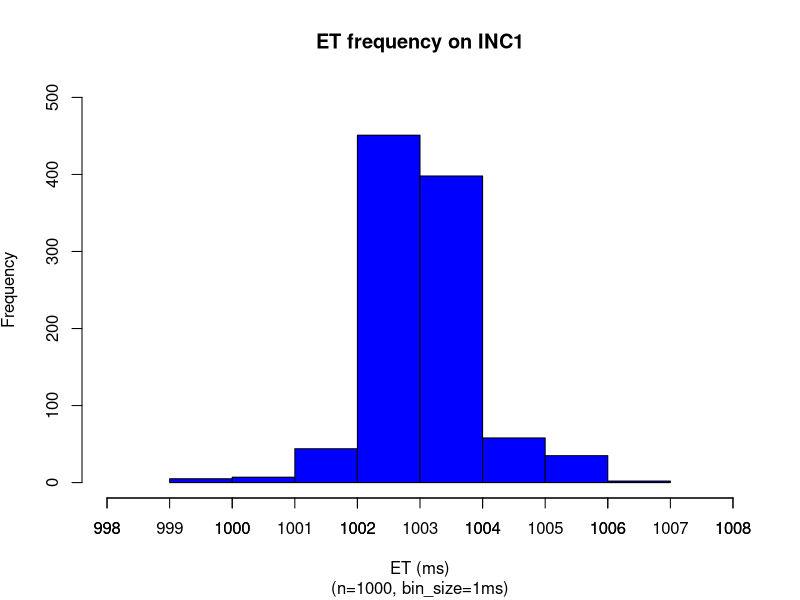
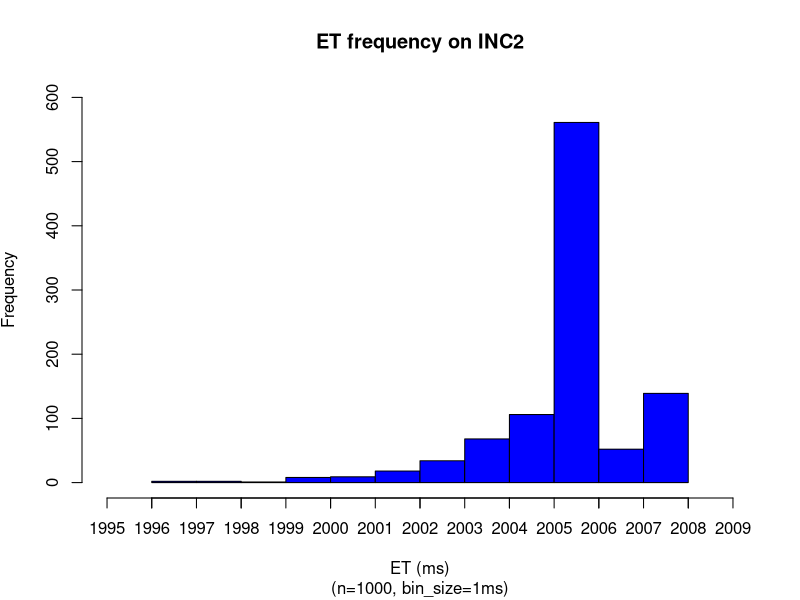
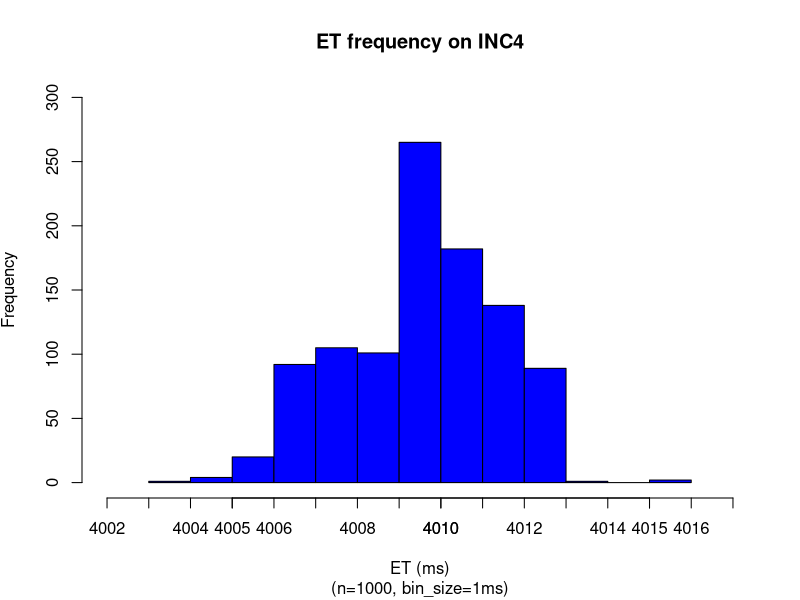
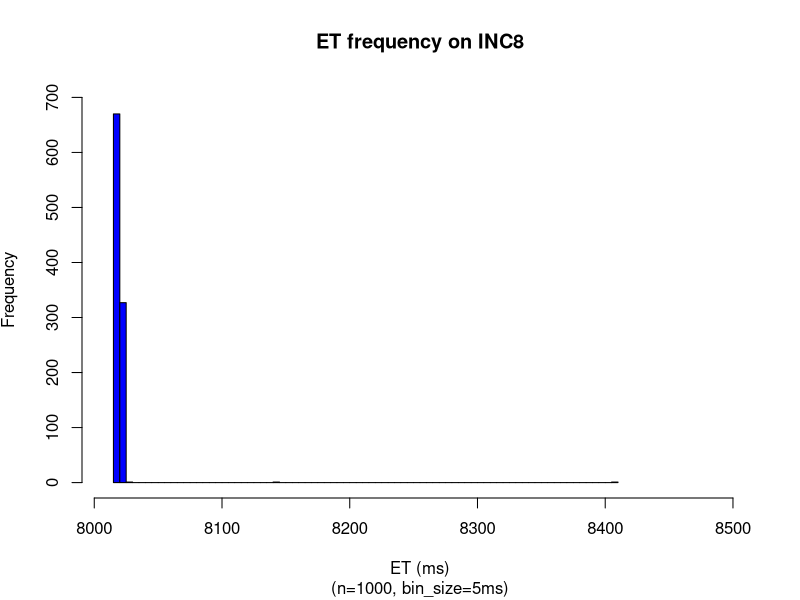
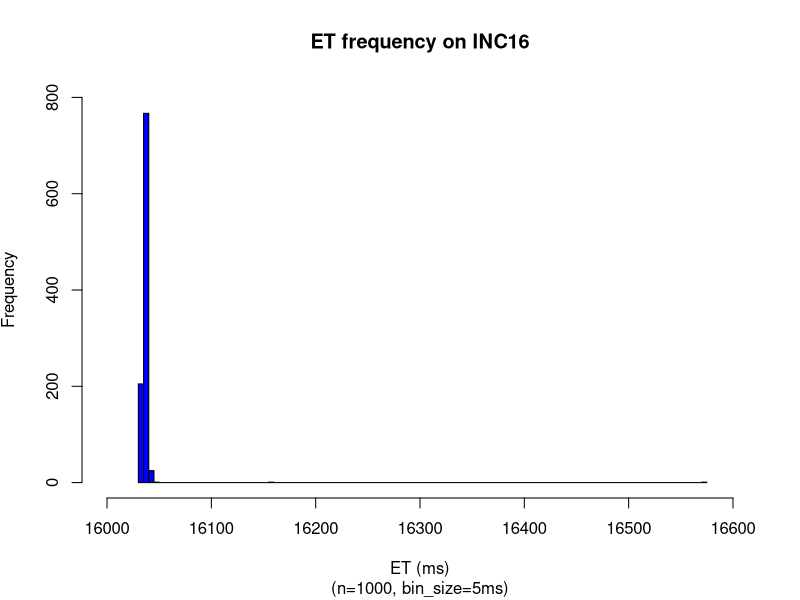
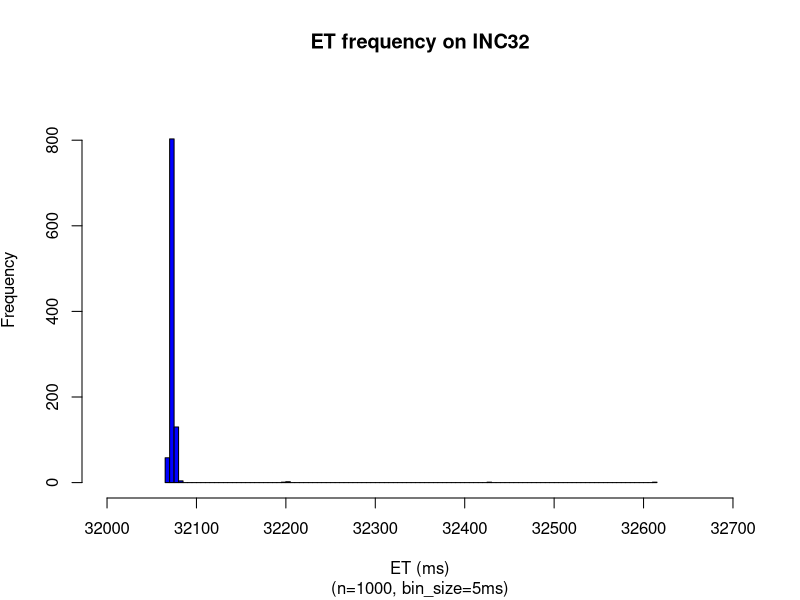
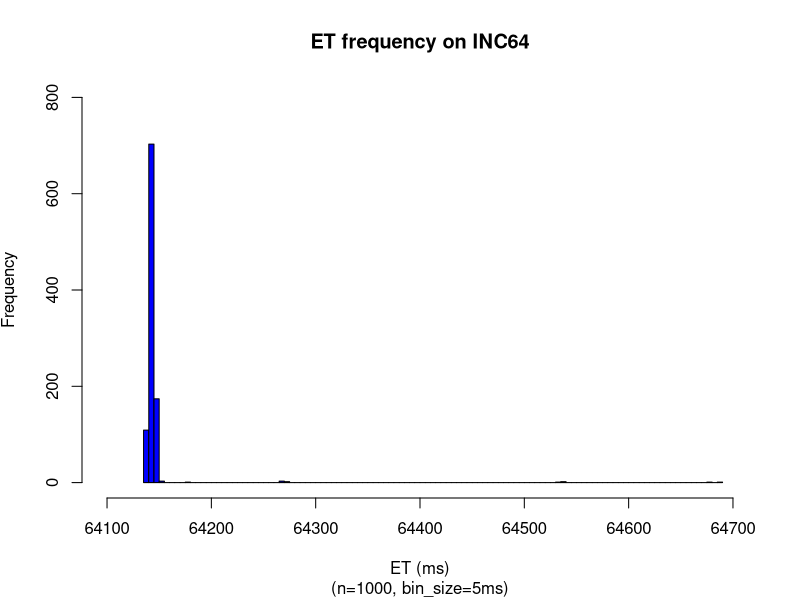
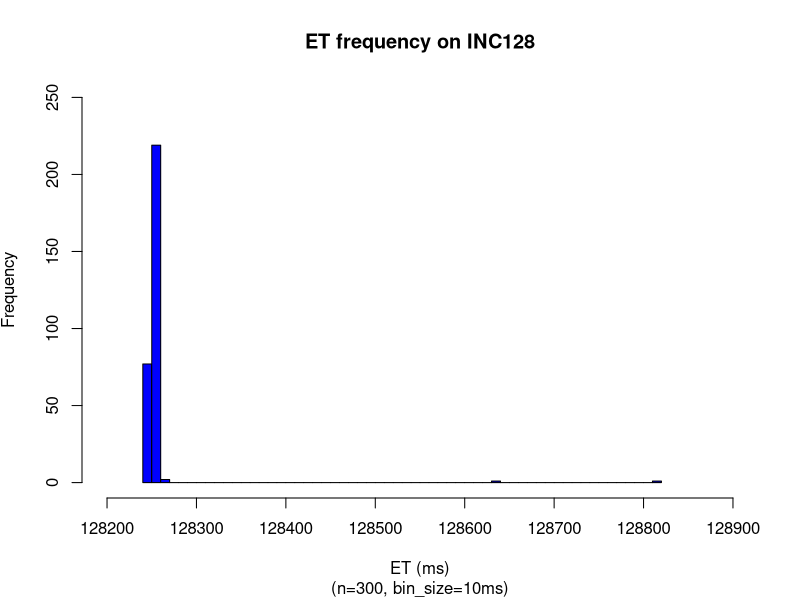

Here is the R script that generated these plots, in order:
x = read.csv(file="1_sec.dat",head=TRUE,sep="\t")
setEPS()
postscript("1_sec_et_hist.eps")
xmax <- max(x$METIME)
xmin <- min(x$METIME)
h = hist(x$METIME, right=F,breaks=xmax-xmin+1,plot=F)
ymax <- max(h$counts)
ymax <- ceiling(ymax/100)*100
binsize=1
plot(h, axes = TRUE,freq=TRUE,ylim=c(0,ymax), xlim=c(xmin-1,xmax+1),col="blue", main='ET frequency on INC1', 
sub=paste("(n=",nrow(x),", bin_size=",binsize,"ms)",sep=""), 
xlab='ET (ms)', ylab=expression('Frequency'))
xaxtl <- seq(xmin-1,xmax+1,by=1)
axis(side=1, at=xaxtl, labels=xaxtl)
dev.off()

x = read.csv(file="2_sec.dat",head=TRUE,sep="\t")
setEPS()
postscript("2_sec_et_hist.eps")
xmax <- max(x$METIME)
xmin <- min(x$METIME)
h = hist(x$METIME, right=F,breaks=xmax-xmin+1,plot=F)
ymax <- max(h$counts)
ymax <- ceiling(ymax/100)*100
binsize=1
plot(h, axes = TRUE,freq=TRUE,ylim=c(0,ymax), xlim=c(xmin-1,xmax+1),col="blue", main='ET frequency on INC2', 
sub=paste("(n=",nrow(x),", bin_size=",binsize,"ms)",sep=""), 
xlab='ET (ms)', ylab=expression('Frequency'))
xaxtl <- seq(xmin-1,xmax+1,by=1)
axis(side=1, at=xaxtl, labels=xaxtl)
dev.off()

x = read.csv(file="4_sec.dat",head=TRUE,sep="\t")
setEPS()
postscript("4_sec_et_hist.eps")
xmax <- max(x$METIME)
xmin <- min(x$METIME)
h = hist(x$METIME, right=F,breaks=xmax-xmin+1,plot=F)
ymax <- max(h$counts)
ymax <- ceiling(ymax/100)*100
binsize=1
plot(h, axes = TRUE,freq=TRUE,ylim=c(0,ymax), xlim=c(xmin-1,xmax+1),col="blue", main='ET frequency on INC4', 
sub=paste("(n=",nrow(x),", bin_size=",binsize,"ms)",sep=""), 
xlab='ET (ms)', ylab=expression('Frequency'))
xaxtl <- seq(xmin-1,xmax+1,by=1)
axis(side=1, at=xaxtl, labels=xaxtl)
dev.off()

x = read.csv(file="8_sec.dat",head=TRUE,sep="\t")
setEPS()
postscript("8_sec_et_hist.eps")
xmax <- max(x$METIME)
xmin <- min(x$METIME)
binsize <- 4
nbins <- (xmax-xmin)/binsize
h = hist(x$METIME, right=F,breaks=nbins,plot=F)
ymax <- max(h$counts)
ymax <- ceiling(ymax/100)*100
binsize <- h$breaks[2] - h$breaks[1] 
plot(h, freq=TRUE,ylim=c(0,ymax), xlim=c(xmin-binsize,8500),col="blue", main='ET frequency on INC8', 
sub=paste("(n=",nrow(x),", bin_size=",binsize,"ms)",sep=""), 
xlab='ET (ms)', ylab=expression('Frequency'))
#xaxtl <- seq(xmin-1,xmax+1,by=1)
#axis(side=1, at=xaxtl, labels=xaxtl)
dev.off()

x = read.csv(file="16_sec.dat",head=TRUE,sep="\t")
setEPS()
postscript("16_sec_et_hist.eps")
xmax <- max(x$METIME)
xmax <- ceiling(xmax/100)*100
xmin <- min(x$METIME)
xmin <- floor(xmin/100)*100
binsize <- 4
nbins <- (xmax-xmin)/binsize
h = hist(x$METIME, right=F,breaks=nbins,plot=F)
ymax <- max(h$counts)
ymax <- ceiling(ymax/100)*100
binsize <- h$breaks[2] - h$breaks[1] 
plot(h, freq=TRUE,ylim=c(0,ymax), xlim=c(xmin,xmax),col="blue", main='ET frequency on INC16', 
sub=paste("(n=",nrow(x),", bin_size=",binsize,"ms)",sep=""), 
xlab='ET (ms)', ylab=expression('Frequency'))
#xaxtl <- seq(xmin-1,xmax+1,by=1)
#axis(side=1, at=xaxtl, labels=xaxtl)
dev.off()


x = read.csv(file="32_sec.dat",head=TRUE,sep="\t")
setEPS()
postscript("32_sec_et_hist.eps")
xmax <- max(x$METIME)
xmax <- ceiling(xmax/100)*100
xmin <- min(x$METIME)
xmin <- floor(xmin/100)*100
binsize <- 8
nbins <- (xmax-xmin)/binsize
h = hist(x$METIME, right=F,breaks=nbins,plot=F)
ymax <- max(h$counts)
ymax <- ceiling(ymax/100)*100
binsize <- h$breaks[2] - h$breaks[1] 
plot(h, freq=TRUE,ylim=c(0,ymax), xlim=c(xmin,xmax),col="blue", main='ET frequency on INC32', 
sub=paste("(n=",nrow(x),", bin_size=",binsize,"ms)",sep=""), 
xlab='ET (ms)', ylab=expression('Frequency'))
#xaxtl <- seq(xmin-1,xmax+1,by=1)
#axis(side=1, at=xaxtl, labels=xaxtl)
dev.off()

x = read.csv(file="64_sec.dat",head=TRUE,sep="\t")
setEPS()
postscript("64_sec_et_hist.eps")
xmax <- max(x$METIME)
xmax <- ceiling(xmax/100)*100
xmin <- min(x$METIME)
xmin <- floor(xmin/100)*100
binsize <- 4
nbins <- (xmax-xmin)/binsize
h = hist(x$METIME, right=F,breaks=nbins,plot=F)
ymax <- max(h$counts)
ymax <- ceiling(ymax/100)*100
binsize <- h$breaks[2] - h$breaks[1] 
plot(h, freq=TRUE,ylim=c(0,ymax), xlim=c(xmin,xmax),col="blue", main='ET frequency on INC64', 
sub=paste("(n=",nrow(x),", bin_size=",binsize,"ms)",sep=""), 
xlab='ET (ms)', ylab=expression('Frequency'))
dev.off()

x = read.csv(file="128_sec.dat",head=TRUE,sep="\t")
setEPS()
postscript("128_sec_et_hist.eps")
xmax <- max(x$METIME)
xmax <- ceiling(xmax/100)*100
xmin <- min(x$METIME)
xmin <- floor(xmin/100)*100
binsize <- 16
nbins <- (xmax-xmin)/binsize
h = hist(x$METIME, right=F,breaks=nbins,plot=F)
ymax <- max(h$counts)
ymax <- ceiling(ymax/100)*100
ymax <- 250
binsize <- h$breaks[2] - h$breaks[1] 
plot(h, freq=TRUE,ylim=c(0,ymax), xlim=c(xmin,xmax),col="blue", main='ET frequency on INC128', 
sub=paste("(n=",nrow(x),", bin_size=",binsize,"ms)",sep=""), 
xlab='ET (ms)', ylab=expression('Frequency'))
dev.off()

x = read.csv(file="256_sec.dat",head=TRUE,sep="\t")
setEPS()
postscript("256_sec_et_hist.eps")
xmax <- max(x$METIME)
xmax <- ceiling(xmax/100)*100
xmin <- min(x$METIME)
xmin <- floor(xmin/500)*500
xmin <- 256000
binsize <- 64
nbins <- (xmax-xmin)/binsize
h = hist(x$METIME, right=F,breaks=nbins,plot=F)
ymax <- max(h$counts)
ymax <- ceiling(ymax/100)*100
binsize <- h$breaks[2] - h$breaks[1] 
plot(h, freq=TRUE,ylim=c(0,ymax), xlim=c(xmin,xmax),col="blue", main='ET frequency on INC256', 
sub=paste("(n=",nrow(x),", bin_size=",binsize,"ms)",sep=""), 
xlab='ET (ms)', ylab=expression('Frequency'))
dev.off()

x = read.csv(file="512_sec.dat",head=TRUE,sep="\t")
setEPS()
postscript("512_sec_et_hist.eps")
xmax <- max(x$METIME)
xmax <- ceiling(xmax/100)*100
xmax <- 540000
xmin <- min(x$METIME)
xmin <- floor(xmin/500)*500
xmin <- 510000
binsize <- 512
nbins <- (xmax-xmin)/binsize
h = hist(x$METIME, right=F,breaks=nbins,plot=F)
ymax <- max(h$counts)
ymax <- ceiling(ymax/100)*100
binsize <- h$breaks[2] - h$breaks[1] 
plot(h, freq=TRUE,ylim=c(0,ymax), xlim=c(xmin,xmax),col="blue", main='ET frequency on INC512', 
sub=paste("(n=",nrow(x),", bin_size=",binsize,"ms)",sep=""), 
xlab='ET (ms)', ylab=expression('Frequency'))
dev.off()

x = read.csv(file="1024_sec.dat",head=TRUE,sep="\t")
setEPS()
postscript("1024_sec_et_hist.eps")
xmax <- max(x$METIME)
xmax <- ceiling(xmax/100)*100
xmax <- 1050000
xmin <- min(x$METIME)
xmin <- floor(xmin/500)*500
xmin <- 1020000
binsize <- 512
nbins <- (xmax-xmin)/binsize
h = hist(x$METIME, right=F,breaks=nbins,plot=F)
ymax <- max(h$counts)
ymax <- ceiling(ymax/100)*100
binsize <- h$breaks[2] - h$breaks[1] 
plot(h, freq=TRUE,ylim=c(0,ymax), xlim=c(xmin,xmax),col="blue", main='ET frequency on INC1024', 
sub=paste("(n=",nrow(x),", bin_size=",binsize,"ms)",sep=""), 
xlab='ET (ms)', ylab=expression('Frequency'))
dev.off()

x = read.csv(file="2048_sec.dat",head=TRUE,sep="\t")
setEPS()
postscript("2048_sec_et_hist.eps")
max(x$METIME)
min(x$METIME)
xmax <- max(x$METIME)
xmax <- ceiling(xmax/10000)*10000
#xmax <- 1050000
xmin <- min(x$METIME)
xmin <- floor(xmin/10000)*10000
#xmin <- 1020000
binsize <- 512
nbins <- (xmax-xmin)/binsize
h = hist(x$METIME, right=F,breaks=nbins,plot=F)
ymax <- max(h$counts)
ymax <- ceiling(ymax/100)*100
binsize <- h$breaks[2] - h$breaks[1] 
plot(h, freq=TRUE,ylim=c(0,ymax), xlim=c(xmin,xmax),col="blue", main='ET frequency on INC2048', 
sub=paste("(n=",nrow(x),", bin_size=",binsize,"ms)",sep=""), 
xlab='ET (ms)', ylab=expression('Frequency'))
dev.off()

x = read.csv(file="4096_sec.dat",head=TRUE,sep="\t")
setEPS()
postscript("4096_sec_et_hist.eps")
max(x$METIME)
min(x$METIME)
xmax <- max(x$METIME)
xmax <- ceiling(xmax/10000)*10000
#xmax <- 1050000
xmin <- min(x$METIME)
xmin <- floor(xmin/10000)*10000
#xmin <- 1020000
binsize <- 2048
nbins <- (xmax-xmin)/binsize
h = hist(x$METIME, right=F,breaks=nbins,plot=F)
ymax <- max(h$counts)
ymax <- ceiling(ymax/100)*100
ymax <- 250
binsize <- h$breaks[2] - h$breaks[1] 
plot(h, freq=TRUE,ylim=c(0,ymax), xlim=c(xmin,xmax),col="blue", main='ET frequency on INC4096', 
sub=paste("(n=",nrow(x),", bin_size=",binsize,"ms)",sep=""), 
xlab='ET (ms)', ylab=expression('Frequency'))
dev.off()

x = read.csv(file="8192_sec.dat",head=TRUE,sep="\t")
x <- subset(x, x$ITERNUM <= 40)
setEPS()
postscript("8192_sec_et_hist.eps")
max(x$METIME)
min(x$METIME)
xmax <- max(x$METIME)
xmax <- ceiling(xmax/500)*500
xmax <- 8209500
xmin <- min(x$METIME)
xmin <- floor(xmin/1000)*1000
xmin <- 8207500
binsize <- 128
nbins <- (xmax-xmin)/binsize
h = hist(x$METIME, right=F,breaks=nbins,plot=F)
ymax <- max(h$counts)
ymax <- ceiling(ymax/100)*100
ymax <- 10
binsize <- h$breaks[2] - h$breaks[1] 
plot(h, freq=TRUE,ylim=c(0,ymax), xlim=c(xmin,xmax),col="blue", main='ET frequency on INC8192', 
sub=paste("(n=",nrow(x),", bin_size=",binsize,"ms)",sep=""), 
xlab='ET (ms)', ylab=expression('Frequency'))
dev.off()

x = read.csv(file="16384_sec.dat",head=TRUE,sep="\t")
x <- subset(x, x$ITERNUM <= 40)
setEPS()
postscript("16384_sec_et_hist.eps")
max(x$METIME)
min(x$METIME)
xmax <- max(x$METIME)
xmax <- ceiling(xmax/1000)*1000
xmax <- 16445000
xmin <- min(x$METIME)
xmin <- floor(xmin/1000)*1000
#xmin <- 8207500
binsize <- 512
nbins <- (xmax-xmin)/binsize
h = hist(x$METIME, right=F,breaks=nbins,plot=F)
ymax <- max(h$counts)
ymax <- ceiling(ymax/100)*100
ymax <- 30
binsize <- h$breaks[2] - h$breaks[1] 
plot(h, freq=TRUE,ylim=c(0,ymax), xlim=c(xmin,xmax),col="blue", main='ET frequency on INC16384', 
sub=paste("(n=",nrow(x),", bin_size=",binsize,"ms)",sep=""), 
xlab='ET (ms)', ylab=expression('Frequency'))
dev.off()
